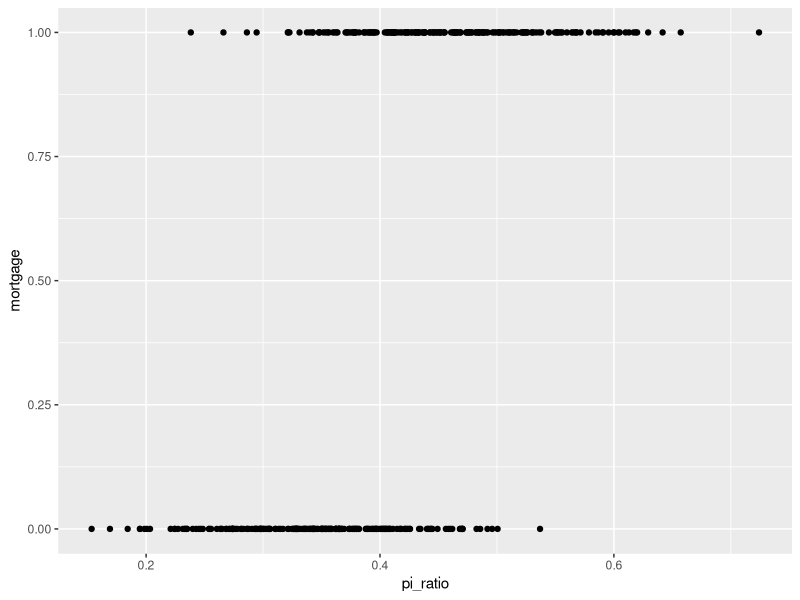
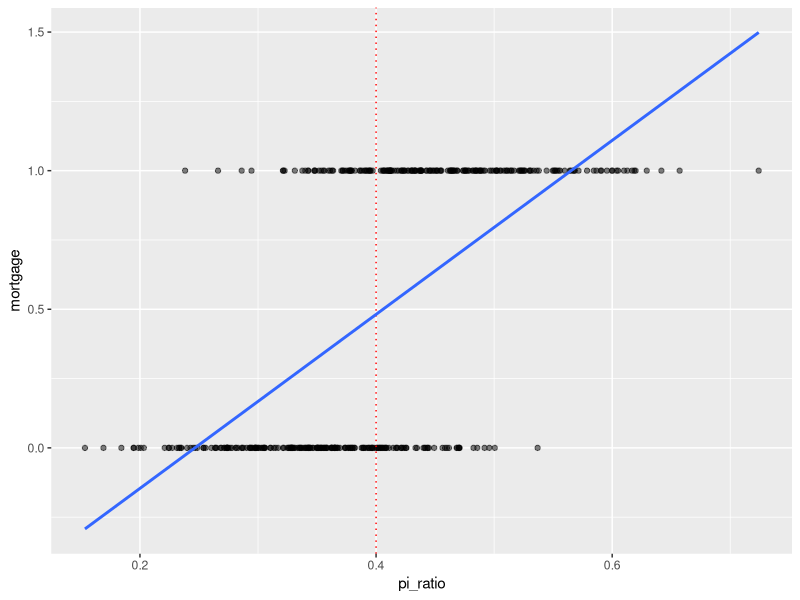
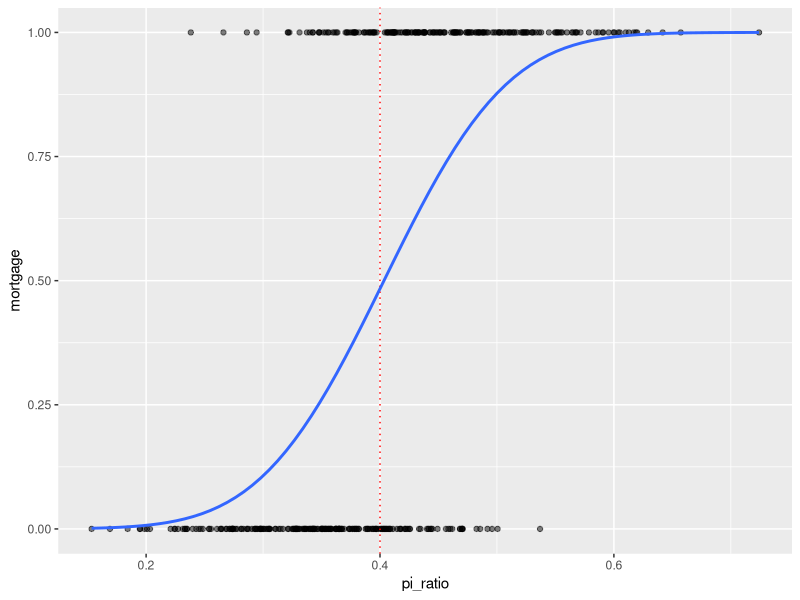
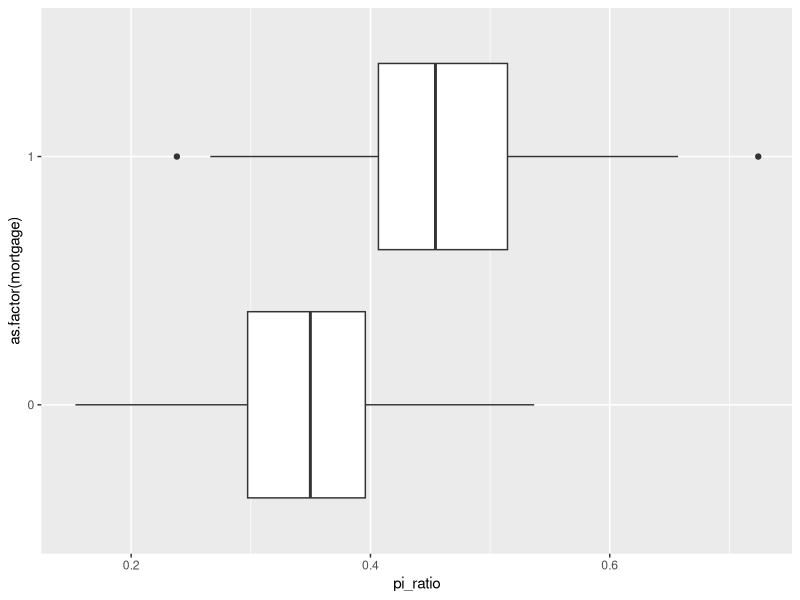
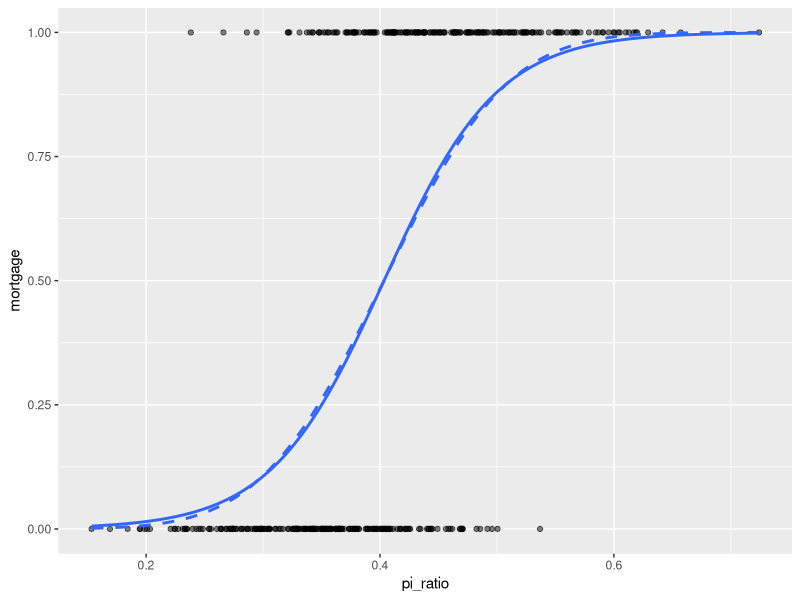

These charts were generated, in order, by the following R code:
## ---- chunk 1
knitr::opts_chunk$set(echo = TRUE, warning = FALSE, 
                      error = FALSE, message = FALSE)

library(tidyverse)
library(knitr)
## ---- chunk 2

# library(AER)
# data(HMDA)

# Set seed for reproducibility
set.seed(123)

# Number of observations
n <- 414

# Generate P/I ratio values (assuming a normal distribution)
pi_ratio <- rnorm(n, mean = 0.4, sd = 0.1)

# Generate mortgage variable based on P/I ratio
mortgage_prob <- pnorm(pi_ratio, mean = 0.4, sd = 0.1)
mortgage <- rbinom(n, size = 1, prob = mortgage_prob)

# Create dataset
mortgage_data <- data.frame(mortgage = mortgage, pi_ratio = pi_ratio)

# Display the first few rows of the dataset
head(mortgage_data)
summary(mortgage_data)

## ---- chunk 3
mortgage_data %>% 
  summarise_all(mean)

mortgage_data %>% 
  summarise(correlation = cor(mortgage, pi_ratio))
## ---- chunk 4
ggplot(  
  data = mortgage_data,  
  mapping = aes(x = pi_ratio, y = mortgage)) +  
  geom_point()
## ---- chunk 5
ggplot(  
  mortgage_data,  
  aes(pi_ratio, mortgage)) +  
  geom_point(alpha = .5) +
  geom_vline(xintercept = 0.4, color = "red", linetype = "dotted") +
  geom_smooth(    
    method = "lm",   
    se = FALSE)
## ---- chunk 6
mdl_mort_vs_pi <- lm(mortgage ~ pi_ratio, data = mortgage_data)
summary(mdl_mort_vs_pi)
## ---- chunk 7
ggplot(  
  data = mortgage_data,  
  aes(pi_ratio, mortgage)) +  
  geom_point(alpha = .5) +
  geom_vline(xintercept = .4, color = "red", linetype = "dotted") +
  geom_smooth(    
    method = "glm", method.args=list(family=binomial(link="probit")),   
    se = FALSE)
## ---- chunk 8
ggplot(  
  mortgage_data,  
  aes(pi_ratio, as.factor(mortgage))) +  
  geom_boxplot()
## ---- chunk 9
# estimate the simple probit model 

mdl_probit <- glm(mortgage ~ pi_ratio, 
                  data = mortgage_data, 
                  family = binomial(link = "probit"))
summary(mdl_probit)
## ---- chunk 10
predictions <- predict(mdl_probit,
  newdata = data.frame("pi_ratio" = c(0.4, 0.5)), type = "response"
)

diff(predictions)

## ---- chunk 11
ggplot(  
  mortgage_data,  
  aes(pi_ratio, mortgage)) +  
  geom_point(alpha = .5) +
  geom_smooth(    
    method = "glm", method.args=list(family=binomial(link = "logit")),   
    se = FALSE) +
  geom_smooth(    
    method = "glm", method.args=list(family=binomial(link = "probit")),   
    se = FALSE, linetype = 2)
## ---- chunk 12
# estimate the simple logit model 

mdl_logit <- glm(mortgage ~ pi_ratio, 
                  data = mortgage_data, 
                  family = binomial(link = "logit"))
summary(mdl_logit)
## ---- chunk 13
predictions <- predict(mdl_logit,
  newdata = data.frame("pi_ratio" = c(0.4, 0.5)), type = "response"
)

diff(predictions)

## ---- chunk 14
exp(mdl_logit$coefficients[2] * 0.01)
## ---- chunk 15
library(AER)
data(HMDA)

?HMDA
## ---- chunk 16
#table(HMDA$deny, ...)
## ---- chunk 17
HMDA$deny01 <- ifelse(HMDA$deny == "yes", 1, 0)

## ---- chunk 18
summary(HMDA$unemp)
HMDA_Q <- round(quantile(HMDA$unemp, probs = c(0.33, .66)), 2)

HMDA$unemp_cat <- as.factor(ifelse(HMDA$unemp < HMDA_Q[1], paste("<", HMDA_Q[1]),
                     ifelse(HMDA$unemp > HMDA_Q[2], paste(">", HMDA_Q[2]),
                                                           paste(HMDA_Q[1],"-", HMDA_Q[2]))))

## ---- chunk 19
str(HMDA$unemp_cat)
contrasts(HMDA$unemp_cat)
## ---- chunk 20
table(HMDA$unemp_cat)
## ---- chunk 21
HMDA$unemp_cat <- relevel(HMDA$unemp_cat, ref="3.2 - 3.6")

contrasts(HMDA$unemp_cat)
